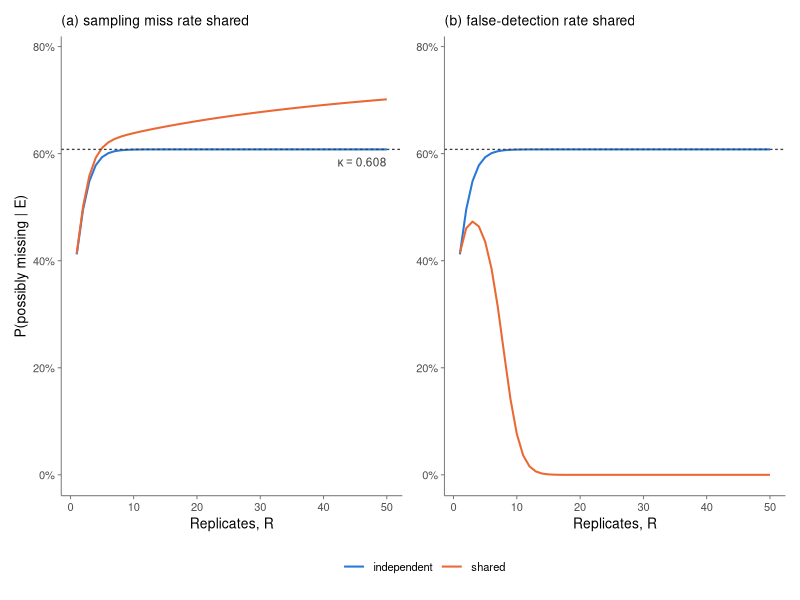
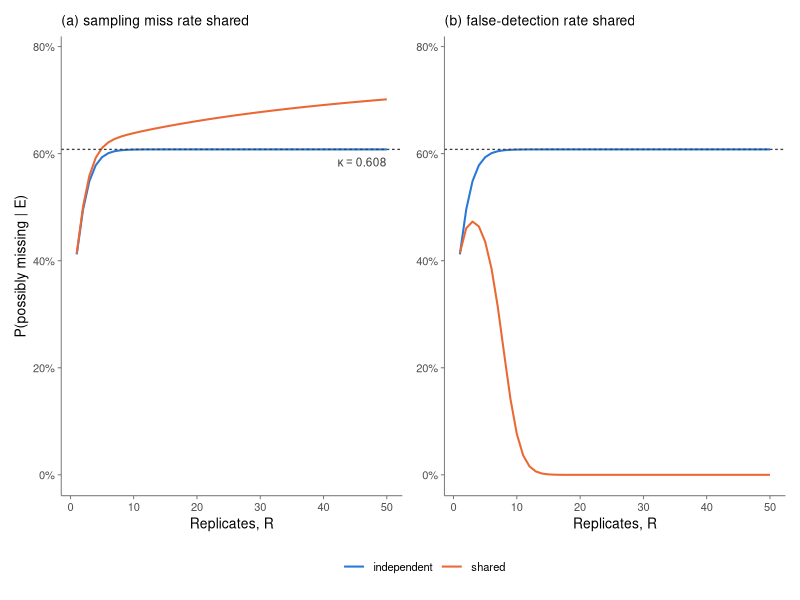

The R source for these figures, in order:
## ---------------------------------------------------------------------------
## SI figure: correlated errors between the local observation and the replicates
## Evidence throughout: Yhat = 1, O_l = 0, detection in every replicate (n = R)
## ---------------------------------------------------------------------------

library(ggplot2)
library(patchwork)

## Figures are written to Bayesian_framework/bayesian_figures. Resolved here so
## the script works whether it is run from the project root or from inside
## Bayesian_framework/, and the folder is created if it is missing.
fig_dir <- if (dir.exists("Bayesian_framework"))
             file.path("Bayesian_framework", "bayesian_figures") else "bayesian_figures"
dir.create(fig_dir, recursive = TRUE, showWarnings = FALSE)

eY     <- 0.20      # model error
rho    <- 0.15      # realisation rate
el_fix <- 0.30      # sampling miss rate, when held fixed
f_fix  <- 0.05      # false-detection rate, when held fixed
nu     <- 40        # concentration of the beta distribution over the shared rate
Rs     <- 1:50      # number of replicates

## the eight categories, as (z_Y, z_l, z_r) signatures
sig <- rbind(c(1,1,1), c(1,1,0), c(1,0,1), c(1,0,0),
             c(0,1,1), c(0,1,0), c(0,0,1), c(0,0,0))
rownames(sig) <- c("recurrent", "locally unique", "possibly missing", "phantom",
                   "model-elusive", "weakly-supported", "locally absent",
                   "possibly forbidden")
pm <- 3   # row of possibly missing

## Likelihood of the evidence for each category, vectorised over a grid of rates.
## Directional local axis throughout (Eq. likelihood_dir): a realised link is
## missed at epsilon_l, an absent one is recorded at f.
lik <- function(el, f, R) {
  n  <- max(length(el), length(f))
  el <- rep_len(el, n); f <- rep_len(f, n)
  lmatch <- 1 - f                                   # O_l = 0 matches z_l = 0
  p1 <- rho * (1 - el)
  out <- matrix(0, nrow = 8, ncol = n)
  for (i in 1:8) {
    lY <- if (sig[i, 1] == 1) 1 - eY else eY
    lL <- if (sig[i, 2] == 0) lmatch else el
    p  <- if (sig[i, 3] == 1) p1 else f
    out[i, ] <- lY * lL * p^R
  }
  out
}

## posterior with both rates fixed
post_fixed <- function(el, f, R) {
  L <- lik(el, f, R); as.vector(L / sum(L))
}

## posterior after marginalising over a rate drawn once per link
grid <- (seq_len(20000) - 0.5) / 20000
post_shared <- function(R, w, el = el_fix, f = f_fix) {
  tot <- as.vector(lik(el, f, R) %*% w)
  tot / sum(tot)
}

## ---- (a) detectability u = 1 - epsilon_l drawn once per link ----------------
u_bar <- 1 - el_fix
al    <- u_bar * nu ; bl <- (1 - u_bar) * nu
w_u   <- dbeta(grid, al, bl)
a_ind <- sapply(Rs, function(R) post_fixed(el_fix, f_fix, R)[pm])
a_sha <- sapply(Rs, function(R) post_shared(R, w_u, el = 1 - grid, f = f_fix)[pm])

## closed form of the two replacements in Eq. (corr_el), valid when n = R
post_closed <- function(n) {
  prod_u <- prod((al + seq_len(n) - 1) / (al + bl + seq_len(n) - 1))
  out <- numeric(8)
  for (i in 1:8) {
    lY   <- if (sig[i, 1] == 1) 1 - eY else eY
    el_t <- bl / (al + bl + n * sig[i, 3])              # miss rate, updated only if z_r = 1
    lL   <- if (sig[i, 2] == 0) 1 - f_fix else el_t     # absent locally: f, untouched
    Pc   <- if (sig[i, 3] == 1) rho^n * prod_u else f_fix^n
    out[i] <- lY * lL * Pc
  }
  out / sum(out)
}
stopifnot(max(abs(a_sha - sapply(Rs, function(R) post_closed(R)[pm]))) < 1e-6)

## ---- (b) false-detection rate f drawn once per link -------------------------
w_f   <- dbeta(grid, f_fix * nu, (1 - f_fix) * nu)
b_ind <- sapply(Rs, function(R) post_fixed(el_fix, f_fix, R)[pm])
b_sha <- sapply(Rs, function(R) post_shared(R, w_f, el = el_fix, f = grid)[pm])

kappa <- (1 - eY) * (1 - f_fix) / ((1 - f_fix) + el_fix)   # 0.608

dat <- rbind(
  data.frame(panel = "a", R = Rs, errors = "independent", p = a_ind),
  data.frame(panel = "a", R = Rs, errors = "shared",      p = a_sha),
  data.frame(panel = "b", R = Rs, errors = "independent", p = b_ind),
  data.frame(panel = "b", R = Rs, errors = "shared",      p = b_sha))
dat$errors <- factor(dat$errors, levels = c("independent", "shared"))

cols <- c(independent = "#2a78d6", shared = "#eb6834")
pct  <- function(x) paste0(round(100 * x), "%")

base <- theme_classic(base_size = 10) +
  theme(legend.position   = "bottom",
        legend.title      = element_blank(),
        legend.key.width  = unit(18, "pt"),
        plot.title        = element_text(size = 10, hjust = 0),
        axis.line         = element_line(colour = "grey40", linewidth = 0.3),
        axis.ticks        = element_line(colour = "grey40", linewidth = 0.3))

## the dashed rule is drawn AFTER the curves: the independent curve rises to
## kappa, so a rule drawn underneath it is hidden by the blue line at large R
pa <- ggplot(subset(dat, panel == "a"), aes(R, p, colour = errors)) +
  geom_line(linewidth = 0.7) +
  geom_hline(yintercept = kappa, linetype = "22",
             colour = "grey25", linewidth = 0.45) +
  annotate("text", x = max(Rs), y = kappa, label = "kappa == 0.608", parse = TRUE,
           hjust = 1, vjust = 1.9, size = 3, colour = "grey25") +
  scale_colour_manual(values = cols) +
  scale_y_continuous(limits = c(0, 0.78), labels = pct) +
  labs(title = "(a) sampling miss rate shared",
       x = "Replicates, R", y = "P(possibly missing | E)") + base

pb <- ggplot(subset(dat, panel == "b"), aes(R, p, colour = errors)) +
  geom_line(linewidth = 0.7) +
  geom_hline(yintercept = kappa, linetype = "22",
             colour = "grey25", linewidth = 0.45) +
  scale_colour_manual(values = cols) +
  scale_y_continuous(limits = c(0, 0.78), labels = pct) +
  labs(title = "(b) false-detection rate shared",
       x = "Replicates, R", y = NULL) + base

fig <- pa + pb + plot_layout(guides = "collect") &
  theme(legend.position = "bottom")

ggsave(file.path(fig_dir, "SI_correlation.pdf"), fig, width = 7.2, height = 3.2)
ggsave(file.path(fig_dir, "SI_correlation.png"), fig, width = 7.2, height = 3.2, dpi = 300)
